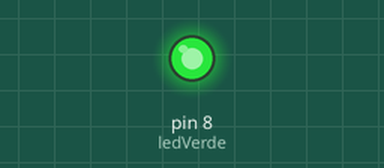
Recording of a sketch running on a simulated Arduino Uno, built with avr-gcc and run on an emulated ATmega328P. On the bench: output pins drawn as LEDs (lit = HIGH).

Above: at 2.0 s.
At 8.0 s:
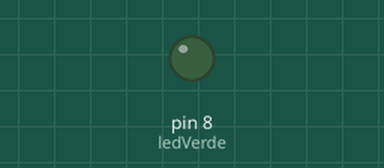
Timing chart, 0 to 15.6 s (numbered marks = the images above):
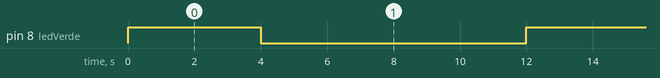

The sketch:

sem.ino
```cpp
//declarar as variáveis
int ledVerde= 8;
int ledAmarelo= 9;
int ledVermelho= 10;
int ledLaranja= 11;

void setup()//executa apenas 1 vez quando o arduíno é ligado
{
  pinMode(ledVerde,OUTPUT);  //define o pino 8 como saída
}

void loop() //é executado enquanto o arduino estiver ligado
{
  //Controle do led verde
  digitalWrite(ledVerde,HIGH); //acende o led
   delay(4000);          //espera 4 segundos
  digitalWrite(ledVerde,LOW);  //apaga o led !!!!!!!!!!!!!!!

  //Controle do led vermelho
  digitalWrite(ledVermelho,HIGH); //acende o led
   delay(4000);          //espera 4 segundos
  digitalWrite(ledVermelho,LOW);  //apaga o led !!!!!!!!!!!!!!!

  //Controle do led vermelho
  digitalWrite(ledLaranja,HIGH); //acende o led
   delay(4000);          //espera 4 segundos
  digitalWrite(ledLaranja,LOW);  //apaga o led !!!!!!!!!!!!!!!
}
```

Measured:
- by itself, pin 8 (ledVerde): alternates HIGH for 4.0 s and LOW for 8.0 s
